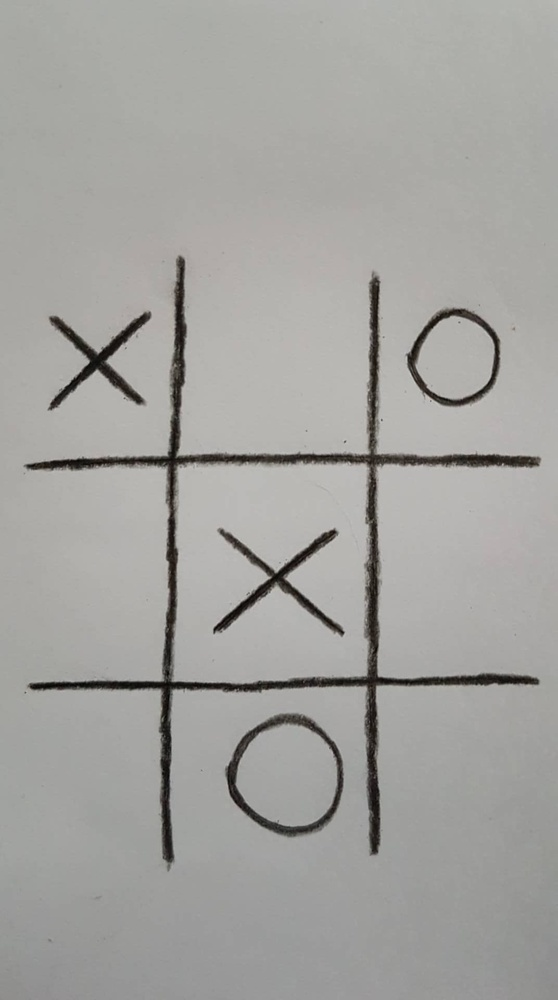
#> input picture pictures/attt1.jpg, 558 x 1000 px, shrunk from 1072 x 1920 before the run; its folder holds only this picture in this run
$ python -i pictures.py   (imports and definitions only)
#> lines starting #> are read from the running program, lines starting #| are printed output that depends on the picture; after the words box and inside, x2 and y2 are one past the last pixel; in counts of white or black regions, pixels touching at a corner belong together
import os
from skimage import io
from skimage import filters
from skimage import feature
from skimage import util
from skimage import segmentation as seg
from skimage.measure import label
from skimage.measure import regionprops
from skimage.color import rgb2gray
from skimage.filters.edges import convolve
import skimage as ski

import math
import scipy
from scipy import ndimage as ndi
import numpy as np
import matplotlib.pyplot as plt
import skimage.morphology as mp


def negate(img):
    return 1-img

def threshing(img, thresh=50):
    binary = (img*255) > thresh
    binary = np.uint8(binary)
    return binary

def normalization(img, MIN=50, MAX=150):
    norm = (img*255 - MIN) / (MAX - MIN)
    norm[norm > 1] = 1
    norm[norm < 0] = 0
    return norm

def contrast(img, perc = 1.0):
    MIN = np.percentile(img, perc)
    MAX = np.percentile(img, 100-perc)
    #print("contrast:",MIN,MAX,"\n")
    norm = (img - MIN) / (MAX - MIN)
    norm[norm[:,:] > 1] = 1
    norm[norm[:,:] < 0] = 0
    return norm

def watershed(img):
    img = util.img_as_ubyte(img)
    markers = filters.rank.gradient(img, mp.disk(1)) < 20
    markers = ndi.label(markers)[0]
    gradient = filters.rank.gradient(img, mp.disk(5))
    return seg.watershed(gradient, markers)

def gamma(img, gamma=1.8):
    return img ** gamma

def sobel(img):
    return filters.sobel(img)

def median(img):
    img = ski.img_as_ubyte(img)
    img = filters.rank.median(img, np.ones([5,5], dtype=np.uint8))
    return img

def gauss(img, sigma=3):
    return scipy.ndimage.gaussian_filter(img, sigma)

def canny(img, sigma=3):
    return feature.canny(img, sigma)

def erosion(img):
    return mp.erosion(img)

def dilation(img):
    return mp.dilation(img)

def closing(img):
    dilated = dilation(img)
    return erosion(dilated)

def opening(img):
    erosed = mp.erosion(img)
    return dilation(erosed)

def fill(img):
    return scipy.ndimage.morphology.binary_fill_holes(img)

def processing(img):
    img = rgb2gray(img)

    img = contrast(img, 0.3)
    img = negate(img)
    img = gamma(img, 3)

    img = dilation(img)
    img = dilation(img)
    img = gauss(img, 3)
    img = canny(img, 3)
    img = dilation(img)
    img = dilation(img)
    img = dilation(img)
    img = dilation(img)
    img = dilation(img)
    img = fill(img)
    img = erosion(img)
    img = erosion(img)

    return img

def contour(img, ax):
    contours = ski.measure.find_contours(img, 0.5)
    for contour in contours:
        ax.plot(contour[:, 1], contour[:, 0], linewidth=2)

def centroid(img, ax):
    label_image = label(img)
    centr_x = []
    centr_y = []
    for region in regionprops(label_image):
        if region.area >= 100:
            centr_x.append(region['Centroid'][0])
            centr_y.append(region['Centroid'][1])
    ax.scatter([centr_y],[centr_x], c = 'w', s = 10)

# [30 lines not run here, left out]

>>> import cv2
>>> picture = cv2.cvtColor(cv2.imread('pictures/attt1.jpg'), cv2.COLOR_BGR2RGB)
>>> result = processing(picture)
#> in contrast, `MIN = np.percentile(img, perc)`: MIN = 0.0786
#> in contrast, `MAX = np.percentile(img, 100-perc)`: MAX = 0.73
#> in contrast, `norm = (img - MIN) / (MAX - MIN)`:
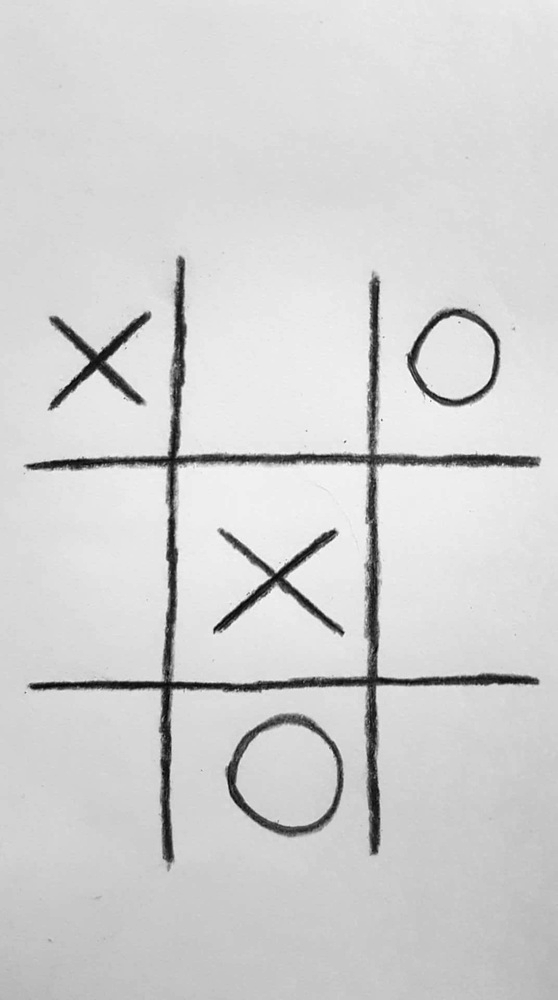
#> norm: shape (1000, 558) float64; min -0.116, max 1.06, mean 0.858; drawn with min black and max white
#> in contrast, `norm[norm[:,:] > 1] = 1`: norm: shape (1000, 558) float64; 0.16% of pixels changed, all inside (x1, y1, x2, y2) = (55, 308, 526, 623)
#> in contrast, `norm[norm[:,:] < 0] = 0`: norm: shape (1000, 558) float64; min 0, max 1, mean 0.858
#> in negate, `return 1-img`:
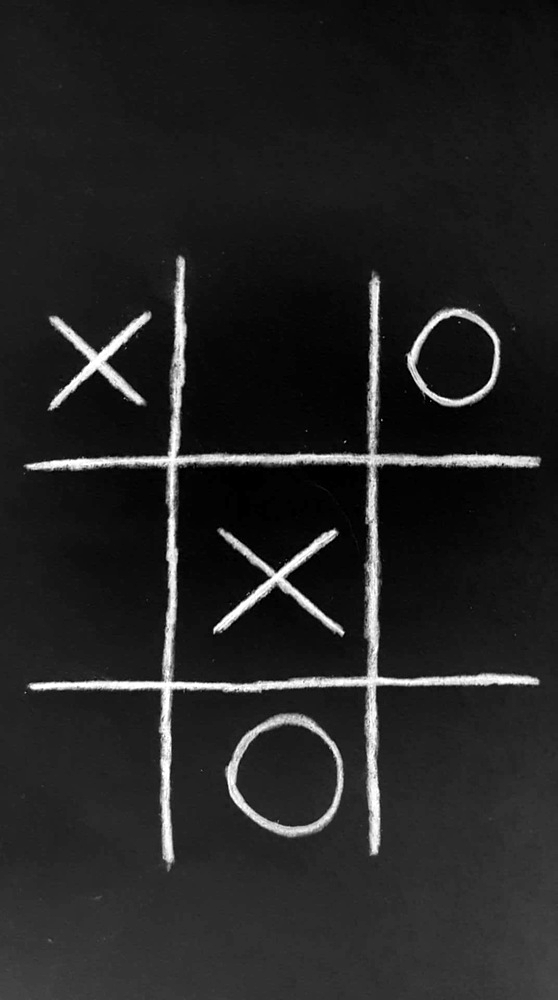
#> returned value: shape (1000, 558) float64; min 0, max 1, mean 0.142
#> in canny, `return feature.canny(img, sigma)`:
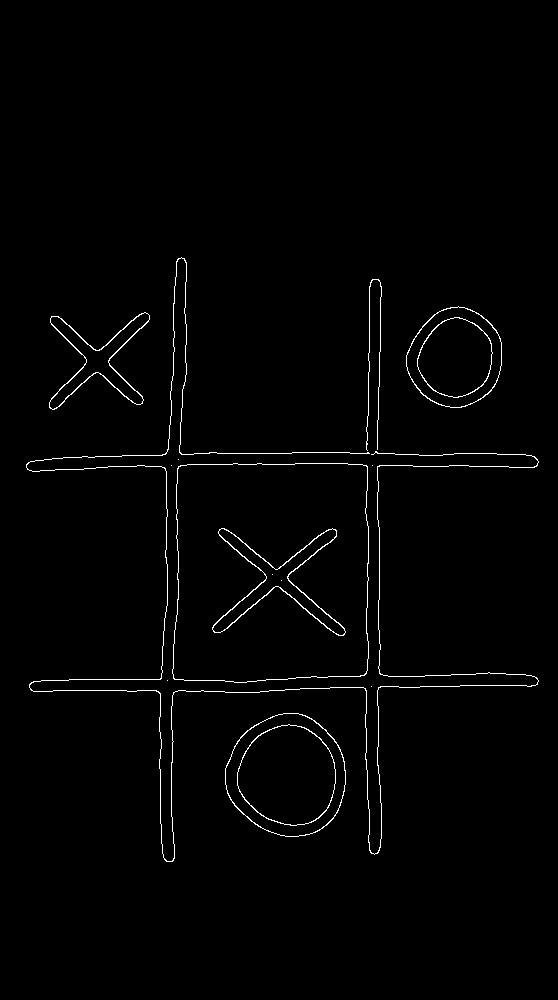
#> returned value: shape (1000, 558) bool; 1.3% white in thin lines or dots, all inside (x1, y1, x2, y2) = (26, 257, 539, 862)
#> in dilation (call 3), `return mp.dilation(img)`: returned value: shape (1000, 558) bool; 3.5% white; 15 white regions (7 under 20 px), largest, box (x1, y1, x2, y2) and area: (25, 256, 540, 863) 10322, (171, 462, 370, 684) 2411, (211, 527, 347, 637) 1767
#> in dilation (call 4), `return mp.dilation(img)`: returned value: shape (1000, 558) bool; 5.7% white; 13 white regions (6 under 20 px), largest, box (x1, y1, x2, y2) and area: (24, 255, 541, 864) 21169, (210, 526, 348, 638) 2728, (47, 310, 152, 412) 2121
#> in dilation (call 5), `return mp.dilation(img)`: returned value: shape (1000, 558) bool; 7.9% white; 7 white regions, largest, box (x1, y1, x2, y2) and area: (23, 254, 542, 865) 29678, (209, 525, 349, 639) 3738, (46, 309, 153, 413) 2863
#> in dilation (call 6), `return mp.dilation(img)`: returned value: shape (1000, 558) bool; 10.2% white; 5 white regions, box (x1, y1, x2, y2) and area: (22, 253, 543, 866) 38102, (221, 709, 350, 841) 5740, (208, 524, 350, 640) 4711, (402, 302, 506, 412) 4495, (45, 308, 154, 414) 3603
#> in dilation (call 7), `return mp.dilation(img)`:
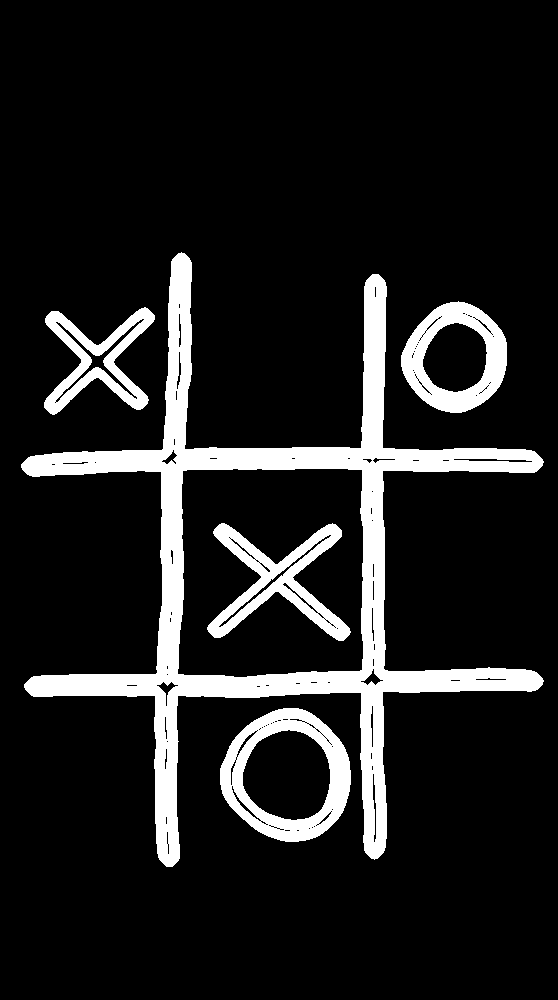
#> returned value: shape (1000, 558) bool; 12.3% white; 5 white regions, box (x1, y1, x2, y2) and area: (21, 252, 544, 867) 46171, (220, 708, 351, 842) 6928, (207, 523, 351, 641) 5652, (401, 301, 507, 413) 5399, (44, 307, 155, 415) 4338
#> in fill, `return scipy.ndimage.morphology.binary_fill_holes(img)`:
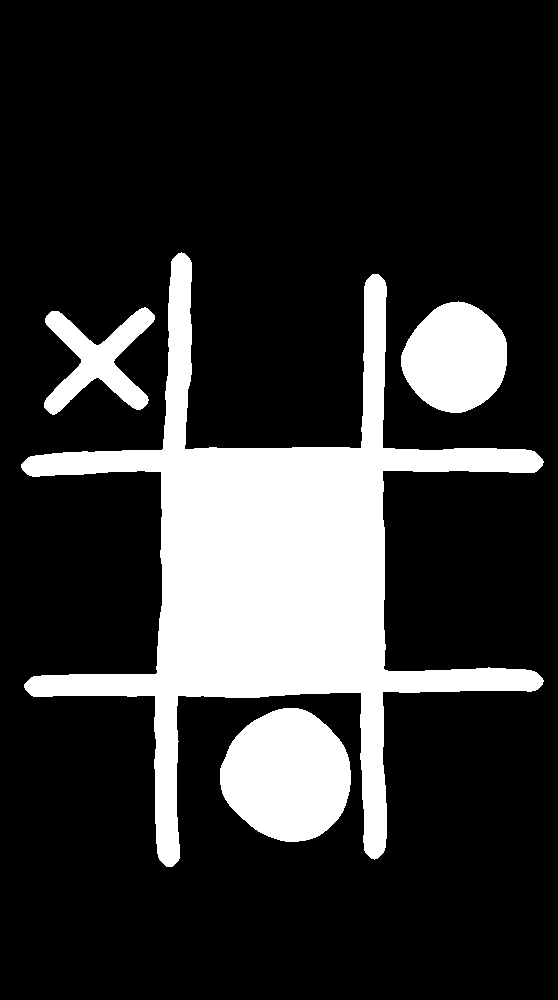
#> returned value: shape (1000, 558) bool; 19.9% white; 4 white regions, box (x1, y1, x2, y2) and area: (21, 252, 544, 867) 83966, (220, 708, 351, 842) 13372, (401, 301, 507, 413) 8885, (44, 307, 155, 415) 5037
#> in erosion, `return mp.erosion(img)`:
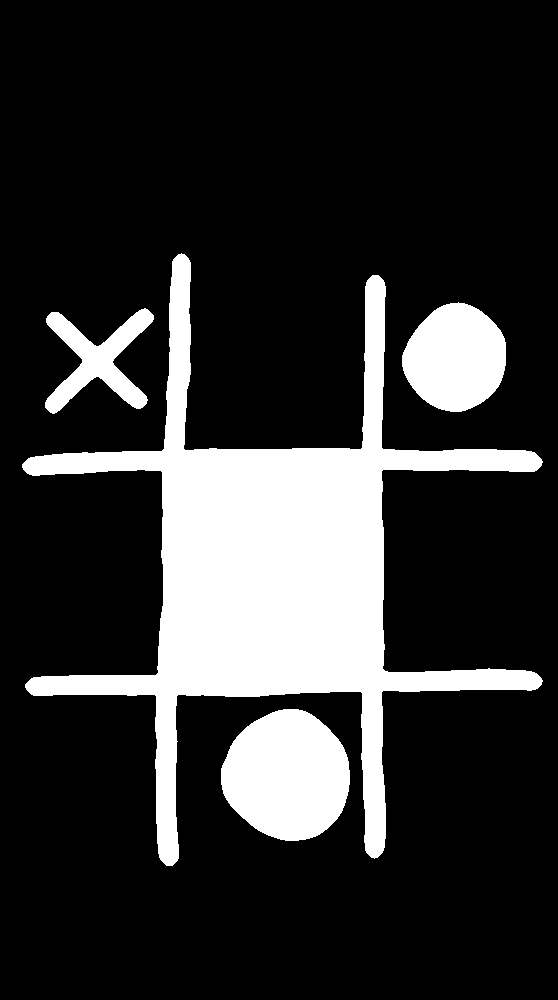
#> returned value: shape (1000, 558) bool; 19.1% white; 4 white regions, box (x1, y1, x2, y2) and area: (22, 253, 543, 866) 80572, (221, 709, 350, 841) 13011, (402, 302, 506, 412) 8593, (45, 308, 154, 414) 4643
#> in erosion (call 2), `return mp.erosion(img)`:
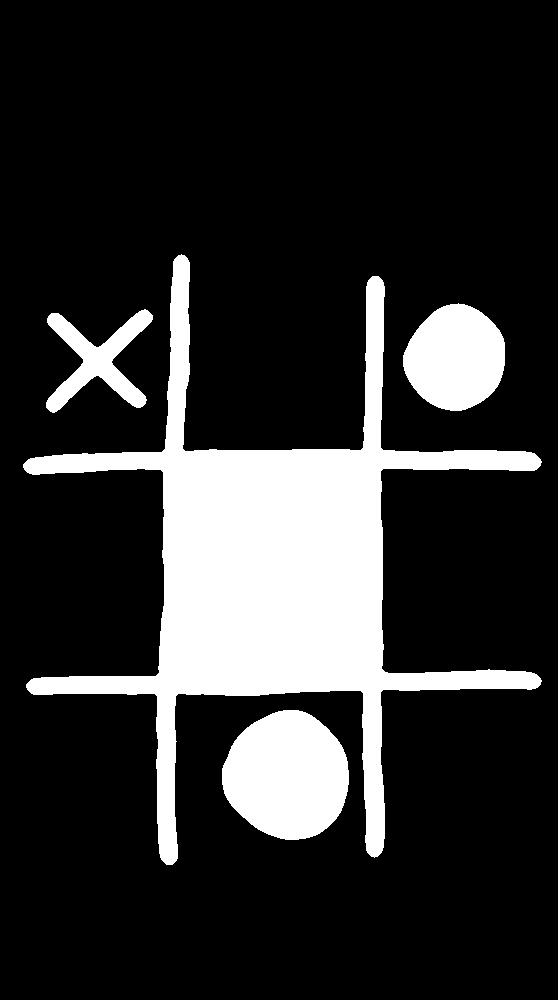
#> returned value: shape (1000, 558) bool; 18.4% white; 4 white regions, box (x1, y1, x2, y2) and area: (23, 254, 542, 865) 77182, (222, 710, 349, 840) 12654, (403, 303, 505, 411) 8305, (46, 309, 153, 413) 4253

$ run again, on pictures/img_20201210_122705.jpg
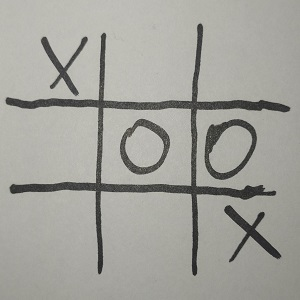
#> input picture pictures/img_20201210_122705.jpg, 300 x 300 px
#> MIN = 0.161
#> MAX = 0.755
#> in canny, `return feature.canny(img, sigma)`:
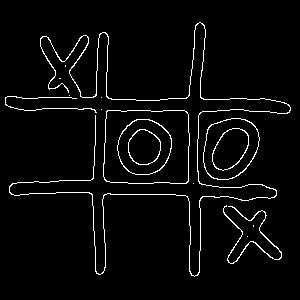
#> returned value: shape (300, 300) bool; 3.6% white in thin lines or dots, all inside (x1, y1, x2, y2) = (5, 22, 291, 277)
#> in erosion (call 2), `return mp.erosion(img)`:
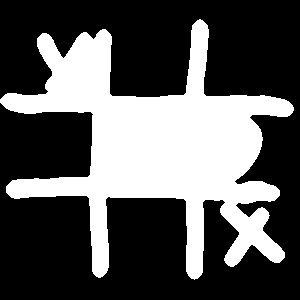
#> returned value: shape (300, 300) bool; 34.4% white; 1 white region, box (x1, y1, x2, y2) and area: (0, 19, 294, 280) 30960

$ run again, on pictures/img_20201210_122745.jpg
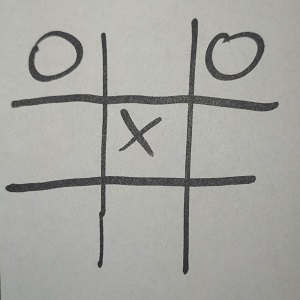
#> input picture pictures/img_20201210_122745.jpg, 300 x 300 px
#> MIN = 0.204
#> MAX = 0.759
#> in canny, `return feature.canny(img, sigma)`:
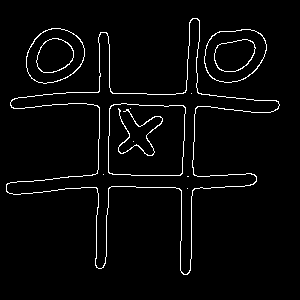
#> returned value: shape (300, 300) bool; 3.1% white in thin lines or dots, all inside (x1, y1, x2, y2) = (6, 18, 280, 275)
#> in erosion (call 2), `return mp.erosion(img)`:
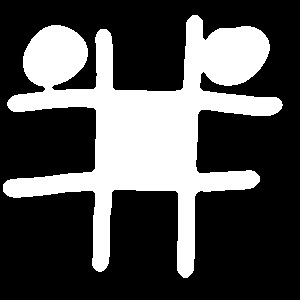
#> returned value: shape (300, 300) bool; 30.7% white; 1 white region, box (x1, y1, x2, y2) and area: (3, 15, 283, 278) 27610

$ run again, on pictures/img_20201210_122803.jpg
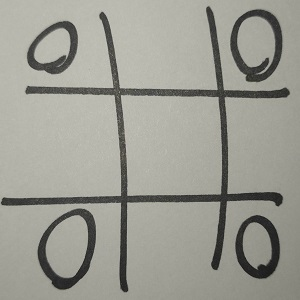
#> input picture pictures/img_20201210_122803.jpg, 300 x 300 px
#> MIN = 0.133
#> MAX = 0.746
#> in erosion (call 2), `return mp.erosion(img)`:
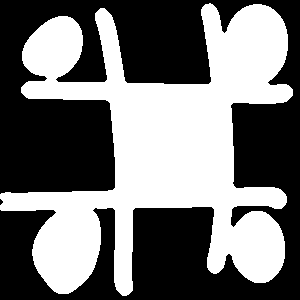
#> returned value: shape (300, 300) bool; 45.4% white; 1 white region, box (x1, y1, x2, y2) and area: (0, 3, 293, 296) 40883
